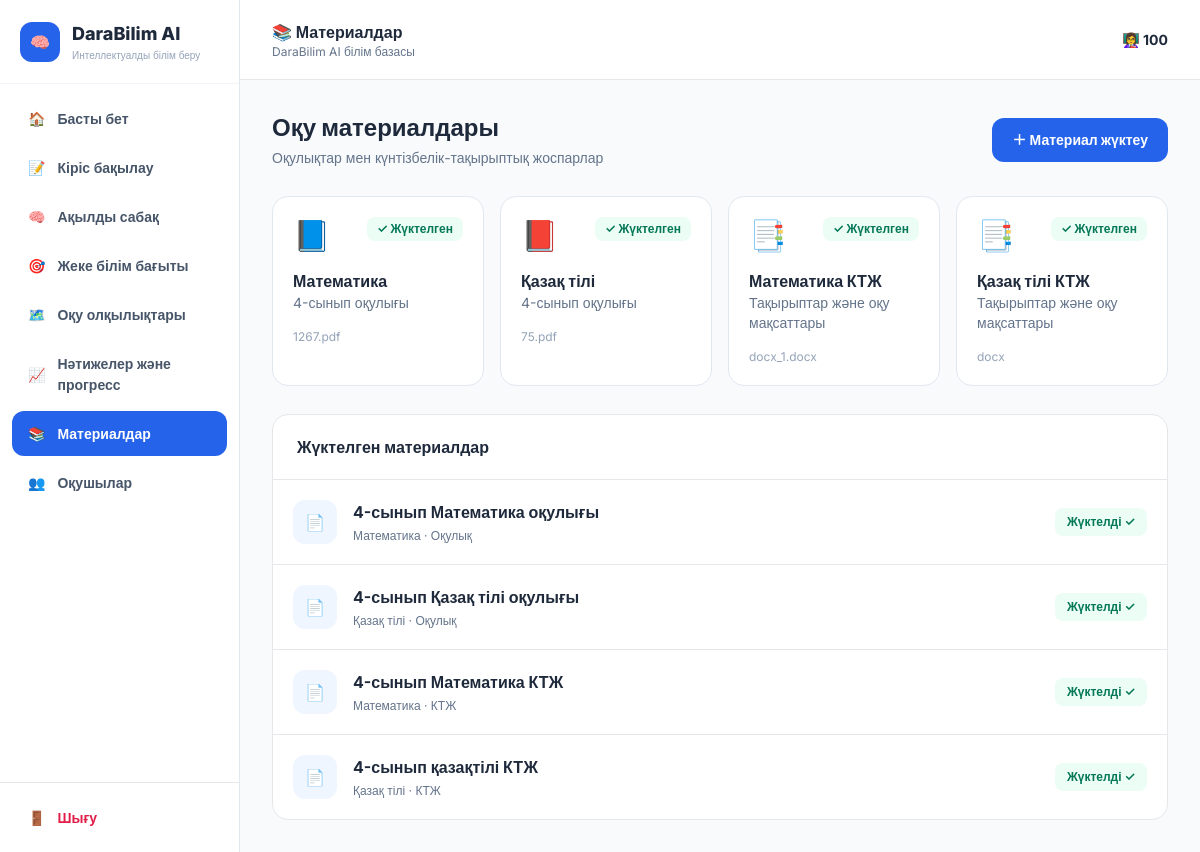
/materials (signed in), run on the app's committed database.
### tables this page shows
CREATE TABLE materials (
    id INTEGER PRIMARY KEY AUTOINCREMENT,
    title TEXT NOT NULL,
    subject TEXT NOT NULL,
    material_type TEXT NOT NULL,
    filename TEXT NOT NULL,
    file_path TEXT NOT NULL,
    uploaded_at TIMESTAMP DEFAULT CURRENT_TIMESTAMP
, processing_status TEXT DEFAULT 'uploaded', objectives_extracted INTEGER DEFAULT 0, topics_extracted INTEGER DEFAULT 0, processing_note TEXT);

### app.py (the view)
@app.route("/materials")
def materials():
    if not logged_in():
        return redirect(url_for("login"))
    conn = get_db()
    materials_list = conn.execute(
        """
        SELECT *
        FROM materials
        ORDER BY uploaded_at DESC
        """
    ).fetchall()
    material_status = {
        "math_book": None,
        "kazakh_book": None,
        "math_ktj": None,
        "kazakh_ktj": None
    }
    for item in materials_list:
        subject = item["subject"]
        material_type = item["material_type"]
        if (
            subject == "Математика"
            and material_type == "Оқулық"
        ):
            material_status["math_book"] = item
        elif (
            subject == "Қазақ тілі"
            and material_type == "Оқулық"
        ):
            material_status["kazakh_book"] = item
        elif (
            subject == "Математика"
            and material_type == "КТЖ"
        ):
            material_status["math_ktj"] = item
        elif (
            subject == "Қазақ тілі"
            and material_type == "КТЖ"
        ):
            material_status["kazakh_ktj"] = item
    conn.close()
    return render_template(
        "materials.html",
        teacher_name=session.get(
            "teacher_name",
            "Мұғалім"
        ),
        materials=materials_list,
        material_status=material_status
    )

### app.py (called while the page is built)
def get_db():
    conn = sqlite3.connect(DB_PATH)
    conn.row_factory = sqlite3.Row
    return conn

def logged_in():
    return "user" in session

def get_student_portal_token():
    conn = get_db()
    portal = conn.execute(
        """
        SELECT portal_token

        FROM student_portal_links

        WHERE is_active = 1

        ORDER BY id DESC
        LIMIT 1
        """
    ).fetchone()
    if portal is None:
        import secrets
        token = secrets.token_urlsafe(24)
        conn.execute(
            """
            INSERT INTO student_portal_links (
                portal_token,
                is_active
            )
            VALUES (?, 1)
            """,
            (token,)
        )
        conn.commit()
    else:
        token = portal["portal_token"]
    conn.close()
    return token

@app.context_processor
def inject_student_portal_link():
    try:
        token = (
            get_student_portal_token()
        )
        return {
            "student_portal_token":
                token
        }
    except Exception:
        return {
            "student_portal_token":
                None
        }

### templates/materials.html (shortened to what this page needs)
<!DOCTYPE html>
<html lang="kk">
<head>
    <script src="https://cdn.tailwindcss.com"></script>
</head>
<body class="text-slate-800">
<div class="flex h-screen overflow-hidden">
    <aside class="w-60 bg-white border-r
                  border-slate-200 flex flex-col">
        <div class="p-5 border-b border-slate-100">
            <div class="flex items-center gap-3">
                <div class="w-10 h-10 rounded-xl
                            bg-blue-600 text-white
                            flex items-center justify-center">
                    🧠
                </div>
                <div>
                    <h1 class="font-extrabold text-lg">
                        DaraBilim AI
                    </h1>
                    <p class="text-[10px] text-slate-400">
                        Интеллектуалды білім беру
                    </p>
                </div>
            </div>
        </div>
        <nav class="flex-1 p-3 space-y-1">
            <a href="{{ url_for('dashboard') }}" class="menu">
                🏠 <span>Басты бет</span>
            </a>
            <a href="{{ url_for('diagnostics') }}" class="menu">
                📝 <span>Кіріс бақылау</span>
            </a>
            <a href="{{ url_for('smart_lessons') }}" class="menu">
                🧠 <span>Ақылды сабақ</span>
            </a>
            <a href="{{ url_for('learning_paths') }}" class="menu">
                🎯 <span>Жеке білім бағыты</span>
            </a>
            <a href="{{ url_for('learning_gaps') }}" class="menu">
                🗺️ <span>Оқу олқылықтары</span>
            </a>
            <a href="{{ url_for('progress') }}" class="menu">
                📈 <span>Нәтижелер және прогресс</span>
            </a>
            <a href="{{ url_for('materials') }}"
               class="menu bg-blue-600 text-white">
                📚 <span>Материалдар</span>
            </a>
            <a href="{{ url_for('students') }}" class="menu">
                👥 <span>Оқушылар</span>
            </a>
        </nav>
        <div class="p-3 border-t">
            <a href="{{ url_for('logout') }}"
               class="menu text-rose-600">
                🚪 <span>Шығу</span>
            </a>
        </div>
    </aside>
    <div class="flex-1 flex flex-col min-w-0">
        <header class="h-20 bg-white border-b
                       px-8 flex items-center justify-between">
            <div>
                <h2 class="font-bold">
                    📚 Материалдар
                </h2>
                <p class="text-xs text-slate-500">
                    DaraBilim AI білім базасы
                </p>
            </div>
            <div class="text-sm font-bold">
                👩‍🏫 {{ teacher_name }}
            </div>
        </header>
        <main class="flex-1 overflow-y-auto p-8">
            <div class="max-w-7xl mx-auto">
                <div class="flex items-center
                            justify-between mb-7">
                    <div>
                        <h1 class="text-2xl font-extrabold">
                            Оқу материалдары
                        </h1>
                        <p class="text-sm text-slate-500 mt-1">
                            Оқулықтар мен күнтізбелік-тақырыптық
                            жоспарлар
                        </p>
                    </div>
                    <button
                        onclick="openUpload()"
                        class="bg-blue-600 hover:bg-blue-700
                               text-white px-5 py-3
                               rounded-xl font-bold text-sm">
                        ＋ Материал жүктеу
                    </button>
                </div>
<div class="grid grid-cols-1 md:grid-cols-2 lg:grid-cols-4 gap-4 mb-7">
    <div class="bg-white border border-slate-200
                rounded-2xl p-5">
        <div class="flex items-start justify-between">
            <div class="text-3xl">📘</div>
            {% if material_status.math_book %}
            <span class="text-xs font-bold
                         text-emerald-700 bg-emerald-50
                         px-2.5 py-1 rounded-lg">
                ✓ Жүктелген
            </span>
            {% else %}
            <span class="text-xs font-bold
                         text-amber-700 bg-amber-50
                         px-2.5 py-1 rounded-lg">
                Жүктелмеген
            </span>
            {% endif %}
        </div>
        <h3 class="font-bold mt-4">
            Математика
        </h3>
        <p class="text-sm text-slate-500">
            4-сынып оқулығы
        </p>
        {% if material_status.math_book %}
        <p class="text-xs text-slate-400 mt-4 truncate">
            {{ material_status.math_book.filename }}
        </p>
        {% else %}
        <button
            onclick="openUploadWith('Математика','Оқулық','4-сынып Математика оқулығы')"
            class="mt-4 text-sm font-bold text-blue-600">
            ＋ Жүктеу
        </button>
        {% endif %}
    </div>
    <div class="bg-white border border-slate-200
                rounded-2xl p-5">
        <div class="flex items-start justify-between">
            <div class="text-3xl">📕</div>
            {% if material_status.kazakh_book %}
            <span class="text-xs font-bold
                         text-emerald-700 bg-emerald-50
                         px-2.5 py-1 rounded-lg">
                ✓ Жүктелген
            </span>
            {% else %}
            <span class="text-xs font-bold
                         text-amber-700 bg-amber-50
                         px-2.5 py-1 rounded-lg">
                Жүктелмеген
            </span>
            {% endif %}
        </div>
        <h3 class="font-bold mt-4">
            Қазақ тілі
        </h3>
        <p class="text-sm text-slate-500">
            4-сынып оқулығы
        </p>
        {% if material_status.kazakh_book %}
        <p class="text-xs text-slate-400 mt-4 truncate">
            {{ material_status.kazakh_book.filename }}
        </p>
        {% else %}
        <button
            onclick="openUploadWith('Қазақ тілі','Оқулық','4-сынып Қазақ тілі оқулығы')"
            class="mt-4 text-sm font-bold text-blue-600">
            ＋ Жүктеу
        </button>
        {% endif %}
    </div>
    <div class="bg-white border border-slate-200
                rounded-2xl p-5">
        <div class="flex items-start justify-between">
            <div class="text-3xl">📑</div>
            {% if material_status.math_ktj %}
            <span class="text-xs font-bold
                         text-emerald-700 bg-emerald-50
                         px-2.5 py-1 rounded-lg">
                ✓ Жүктелген
            </span>
            {% else %}
            <span class="text-xs font-bold
                         text-amber-700 bg-amber-50
                         px-2.5 py-1 rounded-lg">
                Жүктелмеген
            </span>
            {% endif %}
        </div>
        <h3 class="font-bold mt-4">
            Математика КТЖ
        </h3>
        <p class="text-sm text-slate-500">
            Тақырыптар және оқу мақсаттары
        </p>
        {% if material_status.math_ktj %}
        <p class="text-xs text-slate-400 mt-4 truncate">
            {{ material_status.math_ktj.filename }}
        </p>
        {% else %}
        <button
            onclick="openUploadWith('Математика','КТЖ','4-сынып Математика КТЖ')"
            class="mt-4 text-sm font-bold text-blue-600">
            ＋ Жүктеу
        </button>
        {% endif %}
    </div>
    <div class="bg-white border border-slate-200
                rounded-2xl p-5">
        <div class="flex items-start justify-between">
            <div class="text-3xl">📑</div>
            {% if material_status.kazakh_ktj %}
            <span class="text-xs font-bold
                         text-emerald-700 bg-emerald-50
                         px-2.5 py-1 rounded-lg">
                ✓ Жүктелген
            </span>
            {% else %}
            <span class="text-xs font-bold
                         text-amber-700 bg-amber-50
                         px-2.5 py-1 rounded-lg">
                Жүктелмеген
            </span>
            {% endif %}
        </div>
        <h3 class="font-bold mt-4">
            Қазақ тілі КТЖ
        </h3>
        <p class="text-sm text-slate-500">
            Тақырыптар және оқу мақсаттары
        </p>
        {% if material_status.kazakh_ktj %}
        <p class="text-xs text-slate-400 mt-4 truncate">
            {{ material_status.kazakh_ktj.filename }}
        </p>
        {% else %}
        <button
            onclick="openUploadWith('Қазақ тілі','КТЖ','4-сынып Қазақ тілі КТЖ')"
            class="mt-4 text-sm font-bold text-blue-600">
            ＋ Жүктеу
        </button>
        {% endif %}
    </div>
</div>
                <div class="bg-white border rounded-2xl">
                    <div class="px-6 py-5 border-b">
                        <h3 class="font-bold">
                            Жүктелген материалдар
                        </h3>
                    </div>
                    {% if materials %}
                    <div class="divide-y">
                        {% for item in materials %}
                        <div class="p-5 flex
                                    items-center justify-between">
                            <div class="flex items-center gap-4">
                                <div class="w-11 h-11
                                            rounded-xl bg-blue-50
                                            flex items-center
                                            justify-center">
                                    📄
                                </div>
                                <div>
                                    <h4 class="font-bold">
                                        {{ item.title }}
                                    </h4>
                                    <p class="text-xs
                                              text-slate-500 mt-1">
                                        {{ item.subject }}
                                        ·
                                        {{ item.material_type }}
                                    </p>
                                </div>
                            </div>
                            <span class="text-xs
                                         text-emerald-700
                                         bg-emerald-50
                                         px-3 py-1.5
                                         rounded-lg font-bold">
                                Жүктелді ✓
                            </span>
                        </div>
                        {% endfor %}
                    </div>
                    {% endif %}
                </div>
            </div>
        </main>
    </div>
</div>
</body>
</html>

### templates/materials.html (style rules this page uses)
body { font-family: 'Inter', sans-serif; background: #f8fafc; }
.menu { display: flex; align-items: center; gap: 12px; padding: 12px 16px; border-radius: 12px; font-size: 14px; font-weight: 600; color: #475569; }

### data on the page
materials: math_book.filename "1267.pdf", title "4-сынып Математика оқулығы", subject "Математика", material_type "Оқулық"
materials: kazakh_book.filename "75.pdf", title "4-сынып Қазақ тілі оқулығы", subject "Қазақ тілі", material_type "Оқулық"
materials: math_ktj.filename "docx_1.docx", title "4-сынып Математика КТЖ", subject "Математика", material_type "КТЖ"
materials: kazakh_ktj.filename "docx", title "4-сынып қазақтілі КТЖ", subject "Қазақ тілі", material_type "КТЖ"

### other printed values
{{ teacher_name }} "100"
